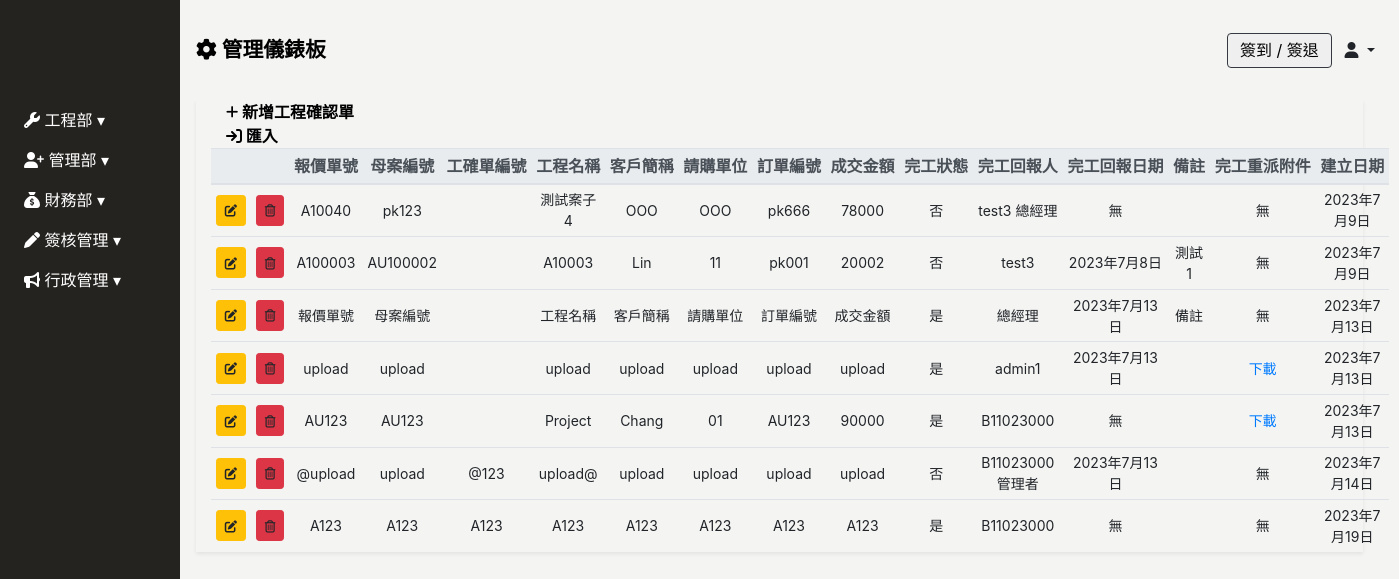
The page /project-confirmation/ on the database as committed earlier.
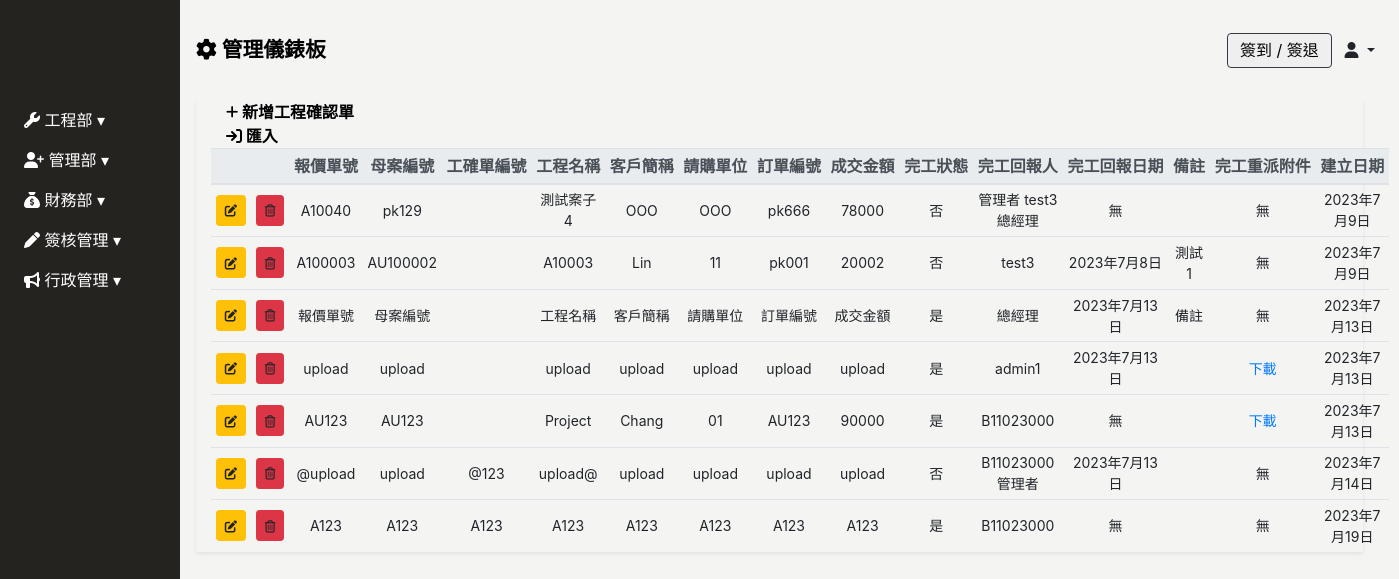
The same page on the database as committed later.
### Backend/models.py (models this page shows, shortened)
class Project_Confirmation(models.Model):
    quotation_id = models.CharField(max_length=100, null=True, blank=True, verbose_name="報價單號")
    project_confirmation_id = models.CharField(max_length=100, null=True, blank=True, verbose_name="工確單編號")
    project_name = models.CharField(max_length=100, null=True, blank=True, verbose_name="工程名稱")
    order_id = models.CharField(max_length=100, null=True, blank=True, verbose_name='訂單編號')
    c_a = models.CharField(max_length=100, null=True, blank=True, verbose_name='母案編號')
    client = models.CharField(max_length=100, null=True, blank=True, verbose_name='客戶簡稱')
    requisition = models.CharField(max_length=100, null=True, blank=True, verbose_name='請購單位')
    turnover = models.CharField(max_length=10, null=True, blank=True, verbose_name='成交金額') # 限制10個字輸入數字應該夠?
    is_completed = models.BooleanField(verbose_name='完工狀態')
    completion_report_employee = models.ManyToManyField(Employee, related_name='projects_confirmation_report_employee', blank=True, verbose_name='完工回報人')
    completion_report_date = models.DateField(null=True, blank=True, verbose_name="完工回報日期")
    remark = models.TextField(null=True, blank=True, verbose_name="備註")
    reassignment_attachment = models.FileField(upload_to="project_confirmation_reassignment_attachment", null=True, blank=True, verbose_name="完工重派附件")
    created_date = models.DateField(default=timezone.now,verbose_name='建立日期')
    update_date = models.DateField(auto_now=True, verbose_name='更新日期')
    class Meta:
        verbose_name = "工程確認單"   # 單數
        verbose_name_plural = verbose_name   #複數
    def reassignment_attachment_link(self):
        if self.reassignment_attachment:
            download_link = "<a href='{}' download>下載</a>".format(self.reassignment_attachment.url)
            return mark_safe(download_link)
        else:
            return "無"

class Employee(models.Model):
    GENDER_CHOICES = [
        ('M', '男'),
        ('F', '女'),
    ]
    BLOOD_TYPE_CHOICES = [
        ('A', 'A型'),
        ('B', 'B型'),
        ('AB','AB型'),
        ('O', 'O型'),
    ]
    MARITAL_STATUS_CHOICES = [
        ('M', '已婚'),
        ('S', '未婚'),
        ('D', '離異'),
    ]
    MILITARY_STATUS_CHOICES = [
        ('M', '義務役'),
        ('E', '免服役'),
        ('A', '替代役'),
    ]
    user = models.OneToOneField(User, null=True, blank=True, on_delete=models.CASCADE)
    full_name = models.CharField(max_length=10, null=True, blank=True, verbose_name='員工名稱')
    employee_id	 = models.CharField(max_length=30, blank=True,verbose_name='員工ID')
    position = models.CharField(max_length=30, null=True, blank=True, verbose_name='職稱')
    phone_number = models.CharField(max_length=20, null=True, blank=True,verbose_name='手機號碼')
    contact_number = models.CharField(max_length=20, null=True, blank=True,verbose_name='聯絡電話')
    start_date = models.DateField(null=True, blank=True, verbose_name='到職日期')
    seniority = models.DecimalField(max_digits=3, decimal_places=1, null=True, blank=True, verbose_name='目前年資')
    id_number = models.CharField(max_length=20, null=True, blank=True, verbose_name='身份證字號')
    birthday = models.DateField(null=True, blank=True, verbose_name='出生日期')
    age = models.IntegerField(null=True, blank=True, verbose_name='年齡')
    gender = models.CharField(max_length=1, choices=GENDER_CHOICES, null=True, blank=True, verbose_name='性別')
    blood_type = models.CharField(max_length=2, choices=BLOOD_TYPE_CHOICES, null=True, blank=True, verbose_name='血型')
    birth_place = models.CharField(max_length=100, null=True, blank=True, verbose_name='出生地')
    marital_status = models.CharField(max_length=1, choices=MARITAL_STATUS_CHOICES, null=True, blank=True, verbose_name='婚姻狀況')
    military_status = models.CharField(max_length=1, choices=MILITARY_STATUS_CHOICES, null=True, blank=True, verbose_name='兵役狀況')
    permanent_address = models.CharField(max_length=50, null=True, blank=True, verbose_name='戶籍地址')
    current_address_city = models.CharField(max_length=50, null=True, blank=True, verbose_name='現居地址縣市')
    current_address = models.CharField(max_length=50, null=True, blank=True, verbose_name='現居地址')
    location = models.CharField(max_length=50, null=True, blank=True, verbose_name='所在地')
    company_email = models.EmailField(null=True, blank=True, verbose_name='公司E_Mail')
    personal_email = models.EmailField(null=True, blank=True, verbose_name='個人E_Mail')
    emergency_contact = models.CharField(max_length=50, null=True, blank=True, verbose_name='緊急聯絡人1')
    emergency_contact_relations = models.CharField(max_length=50, null=True, blank=True, verbose_name='關係1')
    emergency_contact_phone = models.CharField(max_length=20, null=True, blank=True, verbose_name='聯絡人電話1')
    created_date = models.DateField(default=timezone.now,verbose_name='建立日期')
    update_date = models.DateField(auto_now=True, verbose_name='更新日期')
    class Meta:
        verbose_name = "員工"   # 單數
        verbose_name_plural = verbose_name   #複數

### Frontend/views.py (the view)
# urls.py: path('project-confirmation/', views.Project_Confirmation_ListView.as_view(), name='project-confirmation'),
class Project_Confirmation_ListView(ListView):
    model = Project_Confirmation
    template_name = 'project_confirmation/project_confirmation.html'
    context_object_name = 'project_confirmation'
    def get_context_data(self, **kwargs):
        context = super().get_context_data(**kwargs)
        context["employees_list"] =employees = Employee.objects.values('id','user__username')
        return context

### Frontend/templates/project_confirmation/project_confirmation.html (shortened to what this page needs)
{% extends 'base/base_dashboard.html' %}
{% block import %}
{% load static%}
<link rel="stylesheet" href="{% static 'css/project_confirmation/project_confirmation.css' %}">
{% endblock %}
{% block main %}
<div class="main px-3" id="project-confirmation-app">
    <div class="project-confirmation-table container-fluid shadow-sm table-responsive-lg">
        <table class="table table-sm table-hover text-center" id="table"  data-toggle="table" data-sortable="true" data-show-export="true"
        data-export-options='{"ignoreColumn": [0,1]}' data-toolbar="#toolbar"  data-pagination="true" data-height="520" data-sticky-header="true"
        data-search="true" data-show-columns="true" data-show-columns-toggle-all="true">
        <div id="toolbar">
            <div class="project-confirmation-header container-fluid">
                <a href="" class="font-weight-bold" id="sys_new" data-toggle="modal"data-target="#project-confirmation-modal">
                    <i class="fa-solid fa-plus fa-sm" style="color: #000000;"></i> 新增工程確認單
                </a>
                <br>
                <a href="" class="font-weight-bold" id="" >
                    <i class="fa-solid fa-arrow-right-to-bracket" style="color: #000000;"></i> 匯入
                </a>
            </div>
        </div>
            <thead class="thead-light">
                <tr class="text-nowrap">
                    <th></th>
                    <th></th>
                    <th data-field="quotation_id" data-sortable="true">報價單號</th>
                    <th data-field="c_a" data-sortable="true">母案編號</th>
                    <th data-field="project_confirmation_id" data-sortable="true">工確單編號</th>
                    <th data-field="project_name" data-sortable="true">工程名稱</th>
                    <th data-field="client" data-sortable="true">客戶簡稱</th>
                    <th data-field="requisition" data-sortable="true">請購單位</th>
                    <th data-field="order_id" data-sortable="true">訂單編號</th>
                    <th data-field="turnover" data-sortable="true">成交金額</th>
                    <th data-field="is_completed" data-sortable="true">完工狀態</th>
                    <th data-field="completion_report_employee" data-sortable="true">完工回報人</th>
                    <th data-field="completion_report_date" data-sortable="true">完工回報日期</th>
                    <th data-field="remark" data-sortable="true">備註</th>
                    <th data-field="reassignment_attachment_link" data-sortable="true">完工重派附件</th>
                    <th data-field="created_date" data-sortable="true">建立日期</th>
                </tr>
            </thead>
            <tbody style="font-size: 14px;">
                {% for p in project_confirmation %}
                <tr>
                    <td>
                        <a type="button" data-url="project_confirmation" data-id="{{ p.id }}" class="sys_get btn btn-sm btn-warning" data-toggle="modal"
                            data-target="#project-confirmation-modal">
                        </a>
                    </td>
                    <td>
                        <a data-url="project_confirmation" data-id="{{ p.id }}" type="button" class="sys_del btn btn-sm btn-danger">
                        </a>
                    </td>
                    <td>{{ p.quotation_id }}</td>
                    <td>{{ p.c_a }}</td>
                    {% if p.project_confirmation_id %}<td>{{ p.project_confirmation_id }}</td>{% else %}<td></td>{% endif %}
                    <td>{{ p.project_name }}</td>
                    <td>{{ p.client }}</td>
                    <td>{{ p.requisition }}</td>
                    <td>{{ p.order_id }}</td>
                    <td>{{ p.turnover }}</td>
                    {% if p.is_completed == True %}<td>是</td>{% else %}<td>否</td>{% endif %}
                    <td>
                        {% for employees_list in p.completion_report_employee.all %}
                            {{ employees_list.full_name }}
                        {% endfor %}
                    </td>
                    {% if p.completion_report_date %}<td>{{ p.completion_report_date }}</td>{% else %}<td>無</td>{% endif %}
                    <td>{{ p.remark }}</td>
                    <td>{{ p.reassignment_attachment_link }}</td>
                    <td>{{ p.created_date }}</td>
                </tr>
                {% endfor %}
            </tbody>
        </table>
    </div>
</div>
{% endblock %}

### Frontend/templates/base/base_dashboard.html (shortened to what this page needs)
<!DOCTYPE html>
<html lang="zh-Hant">
<head>
    <link rel="stylesheet" href="https://stackpath.bootstrapcdn.com/bootstrap/4.2.1/css/bootstrap.min.css"
>
    <link rel="stylesheet" href="https://cdnjs.cloudflare.com/ajax/libs/font-awesome/6.4.0/css/all.min.css">
    <link href="https://unpkg.com/bootstrap-table@1.22.1/dist/bootstrap-table.min.css" rel="stylesheet">
    <link href="https://cdn.rawgit.com/harvesthq/chosen/gh-pages/chosen.min.css" rel="stylesheet" />
    {% load static%}
    <link rel="stylesheet" href="{% static 'css/base/base.css' %}">
    <link rel="stylesheet" href="{% static 'css/index/index-login.css' %}">
    <link href="https://cdn.jsdelivr.net/npm/select2@4.1.0-rc.0/dist/css/select2.min.css" rel="stylesheet" />
    {% block import %}
    {% endblock %}
</head>
<body>
    {% include 'base/sidebar.html' %}
    {% include 'base/header.html' %}
    {% block main %}
    {% endblock %}
</body>
<link href="
https://cdn.jsdelivr.net/npm/sweetalert2@11.7.16/dist/sweetalert2.min.css
" rel="stylesheet">
</html>

### Frontend/templates/base/sidebar.html (shortened to what this page needs)
<div class="sidebar pl-2 collapse width show" id="sidebarCollapse">
    <div class="sidebar-logo">
    </div>
    <ul class="nav flex-column">
        <li class="nav-item">
            <a class="nav-link collapsed" href="#" data-target="#engineerCollapse" data-toggle="collapse" aria-expanded="false" aria-controls="engineerCollapse">
                <i class="fa-solid fa-wrench" style="color: #ffffff;"></i> 工程部
            </a>
        </li>
        <li class="nav-item">
            <a class="nav-link collapsed" href="#" data-target="#personnelCollapse" data-toggle="collapse" aria-expanded="false" aria-controls="personnelCollapse">
                <i class="fa-solid fa-user-plus" style="color: #ffffff;"></i> 管理部
            </a>
        </li>
        <li class="nav-item">
            <a class="nav-link collapsed" href="#financialCollapse" data-toggle="collapse" aria-expanded="false" aria-controls="financialCollapse">
                <i class="fa-solid fa-sack-dollar" style="color: #ffffff;"></i> 財務部
            </a>
        </li>
        <li class="nav-item">
            <a class="nav-link collapsed" href="#reimbursementCollapse" data-toggle="collapse" aria-expanded="false" aria-controls="reimbursementCollapse">
                <i class="fa-solid fa-pen" style="color: #ffffff;"></i> 簽核管理
            </a>
        </li>
        <li class="nav-item">
            <a class="nav-link collapsed" href="#newsCollapse" data-toggle="collapse" aria-expanded="false" aria-controls="newsCollapse">
                <i class="fa-solid fa-bullhorn" style="color: #ffffff;"></i> 行政管理
            </a>
        </li>
    </ul>
</div>

### Frontend/templates/base/header.html (shortened to what this page needs)
<header class="d-flex justify-content-between align-items-center px-3">
    <div>
        <a href="{% url 'index' %}" style="color: #000; text-decoration: none;">
            <span class="font-weight-bold" style="font-size: clamp(1rem, 2vw, 1.3rem);">
                <i class="fa-solid fa-gear"></i> 管理儀錶板
            </span>
        </a>
    </div>
    <div>
        <button type="button" class="border border-dark rounded mr-2" data-toggle="modal" data-target="#clock-inout" @click="catchDateTime">
            簽到 / 簽退
        </button>
        <span class="dropdown-toggle mr-2" data-toggle="dropdown">
            <i class="fa-solid fa-user"></i> {{ request.user.employee.full_name }}
        </span>
    </div>
</header>
{% load static %}

### static/css/base/base.css (style rules this page uses)
:root { --sidebar-width: 180px; --theme-black: #252320; --theme-white: #f4f4f3; }
body { background: var(--theme-white); }

### static/css/index/index-login.css (style rules this page uses)
.sidebar { width: var(--sidebar-width); height: 100vh; background: var(--theme-black); position: fixed; overflow: hidden; z-index: 2; }
.sidebar a { color: #fff; font-size: 1rem; }
.sidebar .nav-link[data-toggle].collapsed:after { content: "\25BE"; }
.sidebar-logo { height: 100px; }
.main { width: calc(100vw - var(--sidebar-width) - 20px); position: relative; left: var(--sidebar-width); top: 100px; }
header { width: calc(100vw - var(--sidebar-width)); height: 100px; background: var(--theme-white); position: fixed; left: var(--sidebar-width); z-index: 1; }
header button { width: 105px; height: 35px; }

### static/css/project_confirmation/project_confirmation.css (style rules this page uses)
.project-confirmation-header a { text-decoration: none; color: black; }
.project-confirmation-table td { vertical-align: middle; }

Rows that differ between the two databases and show on the page:
changed Project_Confirmation "測試案子4": c_a "pk123" → "pk129"; gains Employee (full_name "管理者")
